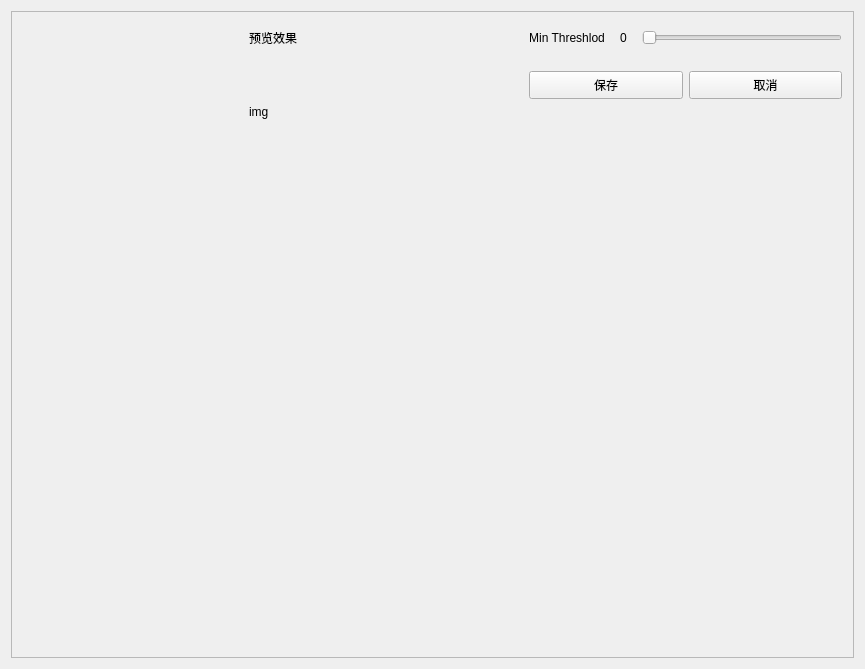
<?xml version="1.0" encoding="UTF-8"?>
<ui version="4.0">
 <class>Canny_EdgeDetectionclass</class>
 <widget class="QWidget" name="Canny_EdgeDetectionclass">
  <property name="geometry">
   <rect>
    <x>0</x>
    <y>0</y>
    <width>865</width>
    <height>669</height>
   </rect>
  </property>
  <property name="windowTitle">
   <string>Canny_EdgeDetectionclass</string>
  </property>
  <layout class="QGridLayout" name="gridLayout">
   <item row="0" column="0">
    <widget class="QScrollArea" name="scrollArea">
     <property name="widgetResizable">
      <bool>true</bool>
     </property>
     <widget class="QWidget" name="scrollAreaWidgetContents">
      <property name="geometry">
       <rect>
        <x>0</x>
        <y>0</y>
        <width>841</width>
        <height>645</height>
       </rect>
      </property>
      <layout class="QGridLayout" name="gridLayout_2">
       <item row="0" column="1">
        <widget class="QLabel" name="label_2">
         <property name="text">
          <string>预览效果</string>
         </property>
        </widget>
       </item>
       <item row="5" column="1">
        <widget class="QLabel" name="label">
         <property name="text">
          <string>img</string>
         </property>
        </widget>
       </item>
       <item row="3" column="1" rowspan="2">
        <spacer name="verticalSpacer_3">
         <property name="orientation">
          <enum>Qt::Vertical</enum>
         </property>
         <property name="sizeHint" stdset="0">
          <size>
           <width>20</width>
           <height>40</height>
          </size>
         </property>
        </spacer>
       </item>
       <item row="6" column="1">
        <spacer name="verticalSpacer_2">
         <property name="orientation">
          <enum>Qt::Vertical</enum>
         </property>
         <property name="sizeHint" stdset="0">
          <size>
           <width>20</width>
           <height>40</height>
          </size>
         </property>
        </spacer>
       </item>
       <item row="0" column="2">
        <spacer name="horizontalSpacer">
         <property name="orientation">
          <enum>Qt::Horizontal</enum>
         </property>
         <property name="sizeHint" stdset="0">
          <size>
           <width>40</width>
           <height>20</height>
          </size>
         </property>
        </spacer>
       </item>
       <item row="0" column="3">
        <layout class="QHBoxLayout" name="horizontalLayout">
         <item>
          <widget class="QLabel" name="label_4">
           <property name="minimumSize">
            <size>
             <width>65</width>
             <height>30</height>
            </size>
           </property>
           <property name="maximumSize">
            <size>
             <width>150</width>
             <height>60</height>
            </size>
           </property>
           <property name="text">
            <string>Min Threshlod</string>
           </property>
           <property name="alignment">
            <set>Qt::AlignCenter</set>
           </property>
          </widget>
         </item>
         <item>
          <widget class="QLabel" name="label_3">
           <property name="minimumSize">
            <size>
             <width>25</width>
             <height>30</height>
            </size>
           </property>
           <property name="maximumSize">
            <size>
             <width>20</width>
             <height>60</height>
            </size>
           </property>
           <property name="text">
            <string>0</string>
           </property>
           <property name="alignment">
            <set>Qt::AlignCenter</set>
           </property>
          </widget>
         </item>
         <item>
          <widget class="QSlider" name="SnowSpecialEffectsSlider">
           <property name="minimumSize">
            <size>
             <width>200</width>
             <height>30</height>
            </size>
           </property>
           <property name="maximumSize">
            <size>
             <width>350</width>
             <height>60</height>
            </size>
           </property>
           <property name="maximum">
            <number>100</number>
           </property>
           <property name="orientation">
            <enum>Qt::Horizontal</enum>
           </property>
          </widget>
         </item>
        </layout>
       </item>
       <item row="0" column="0">
        <spacer name="horizontalSpacer_2">
         <property name="orientation">
          <enum>Qt::Horizontal</enum>
         </property>
         <property name="sizeHint" stdset="0">
          <size>
           <width>40</width>
           <height>20</height>
          </size>
         </property>
        </spacer>
       </item>
       <item row="4" column="3">
        <layout class="QHBoxLayout" name="horizontalLayout_2">
         <item>
          <widget class="QPushButton" name="pushButton">
           <property name="minimumSize">
            <size>
             <width>75</width>
             <height>28</height>
            </size>
           </property>
           <property name="text">
            <string>保存</string>
           </property>
          </widget>
         </item>
         <item>
          <widget class="QPushButton" name="pushButton_2">
           <property name="minimumSize">
            <size>
             <width>75</width>
             <height>28</height>
            </size>
           </property>
           <property name="text">
            <string>取消</string>
           </property>
          </widget>
         </item>
        </layout>
       </item>
      </layout>
     </widget>
    </widget>
   </item>
  </layout>
 </widget>
 <layoutdefault spacing="6" margin="11"/>
 <resources/>
 <connections>
  <connection>
   <sender>SnowSpecialEffectsSlider</sender>
   <signal>valueChanged(int)</signal>
   <receiver>Canny_EdgeDetectionclass</receiver>
   <slot>on_Canny_EdgeDetectionSlider_valueChanged(int)</slot>
   <hints>
    <hint type="sourcelabel">
     <x>698</x>
     <y>44</y>
    </hint>
    <hint type="destinationlabel">
     <x>727</x>
     <y>5</y>
    </hint>
   </hints>
  </connection>
 </connections>
 <slots>
  <slot>on_Canny_EdgeDetectionSlider_valueChanged(int)</slot>
 </slots>
</ui>
